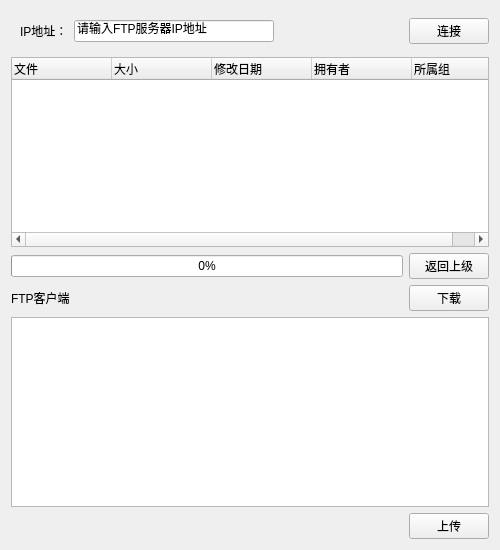
<?xml version="1.0" encoding="UTF-8"?>
<ui version="4.0">
 <class>Ftpserver</class>
 <widget class="QWidget" name="Ftpserver">
  <property name="geometry">
   <rect>
    <x>0</x>
    <y>0</y>
    <width>500</width>
    <height>550</height>
   </rect>
  </property>
  <property name="windowTitle">
   <string>Form</string>
  </property>
  <layout class="QGridLayout" name="gridLayout">
   <item row="0" column="0">
    <widget class="QWidget" name="widget" native="true">
     <layout class="QVBoxLayout" name="verticalLayout">
      <property name="leftMargin">
       <number>0</number>
      </property>
      <property name="topMargin">
       <number>0</number>
      </property>
      <property name="rightMargin">
       <number>0</number>
      </property>
      <property name="bottomMargin">
       <number>0</number>
      </property>
      <item>
       <widget class="QWidget" name="widget_3" native="true">
        <layout class="QVBoxLayout" name="verticalLayout_2">
         <property name="leftMargin">
          <number>0</number>
         </property>
         <property name="topMargin">
          <number>0</number>
         </property>
         <property name="rightMargin">
          <number>0</number>
         </property>
         <property name="bottomMargin">
          <number>0</number>
         </property>
         <item>
          <widget class="QWidget" name="widget_4" native="true">
           <layout class="QHBoxLayout" name="horizontalLayout_8">
            <property name="spacing">
             <number>10</number>
            </property>
            <property name="leftMargin">
             <number>0</number>
            </property>
            <property name="topMargin">
             <number>0</number>
            </property>
            <property name="rightMargin">
             <number>0</number>
            </property>
            <property name="bottomMargin">
             <number>0</number>
            </property>
            <item>
             <widget class="QWidget" name="widget_5" native="true">
              <layout class="QHBoxLayout" name="horizontalLayout_6">
               <item>
                <widget class="QLabel" name="label_2">
                 <property name="text">
                  <string>IP地址：</string>
                 </property>
                </widget>
               </item>
               <item>
                <widget class="QLineEdit" name="ftpServerLineEdit">
                 <property name="minimumSize">
                  <size>
                   <width>200</width>
                   <height>0</height>
                  </size>
                 </property>
                 <property name="text">
                  <string>请输入FTP服务器IP地址</string>
                 </property>
                </widget>
               </item>
              </layout>
             </widget>
            </item>
            <item>
             <spacer name="horizontalSpacer_3">
              <property name="orientation">
               <enum>Qt::Horizontal</enum>
              </property>
              <property name="sizeHint" stdset="0">
               <size>
                <width>40</width>
                <height>20</height>
               </size>
              </property>
             </spacer>
            </item>
            <item>
             <widget class="QPushButton" name="connectButton">
              <property name="text">
               <string>连接</string>
              </property>
             </widget>
            </item>
           </layout>
          </widget>
         </item>
        </layout>
       </widget>
      </item>
      <item>
       <widget class="QTreeWidget" name="fileList">
        <property name="selectionMode">
         <enum>QAbstractItemView::ExtendedSelection</enum>
        </property>
        <column>
         <property name="text">
          <string>文件</string>
         </property>
        </column>
        <column>
         <property name="text">
          <string>大小</string>
         </property>
        </column>
        <column>
         <property name="text">
          <string>修改日期</string>
         </property>
        </column>
        <column>
         <property name="text">
          <string>拥有者</string>
         </property>
        </column>
        <column>
         <property name="text">
          <string>所属组</string>
         </property>
        </column>
       </widget>
      </item>
      <item>
       <widget class="QWidget" name="widget_6" native="true">
        <layout class="QHBoxLayout" name="horizontalLayout">
         <property name="leftMargin">
          <number>0</number>
         </property>
         <property name="topMargin">
          <number>0</number>
         </property>
         <property name="rightMargin">
          <number>0</number>
         </property>
         <property name="bottomMargin">
          <number>0</number>
         </property>
         <item>
          <widget class="QProgressBar" name="progressBar">
           <property name="value">
            <number>0</number>
           </property>
          </widget>
         </item>
         <item>
          <widget class="QPushButton" name="cdToParentButton">
           <property name="text">
            <string>返回上级</string>
           </property>
          </widget>
         </item>
        </layout>
       </widget>
      </item>
      <item>
       <widget class="QWidget" name="widget_7" native="true">
        <layout class="QHBoxLayout" name="horizontalLayout_2">
         <property name="leftMargin">
          <number>0</number>
         </property>
         <property name="topMargin">
          <number>0</number>
         </property>
         <property name="rightMargin">
          <number>0</number>
         </property>
         <property name="bottomMargin">
          <number>0</number>
         </property>
         <item>
          <widget class="QLabel" name="label">
           <property name="text">
            <string>FTP客户端</string>
           </property>
          </widget>
         </item>
         <item>
          <spacer name="horizontalSpacer">
           <property name="orientation">
            <enum>Qt::Horizontal</enum>
           </property>
           <property name="sizeHint" stdset="0">
            <size>
             <width>40</width>
             <height>20</height>
            </size>
           </property>
          </spacer>
         </item>
         <item>
          <widget class="QPushButton" name="downloadButton">
           <property name="text">
            <string>下载</string>
           </property>
          </widget>
         </item>
        </layout>
       </widget>
      </item>
      <item>
       <widget class="QTreeView" name="treeView">
        <property name="selectionMode">
         <enum>QAbstractItemView::ExtendedSelection</enum>
        </property>
       </widget>
      </item>
      <item>
       <widget class="QWidget" name="widget_8" native="true">
        <layout class="QHBoxLayout" name="horizontalLayout_3">
         <property name="leftMargin">
          <number>0</number>
         </property>
         <property name="topMargin">
          <number>0</number>
         </property>
         <property name="rightMargin">
          <number>0</number>
         </property>
         <property name="bottomMargin">
          <number>0</number>
         </property>
         <item>
          <spacer name="horizontalSpacer_2">
           <property name="orientation">
            <enum>Qt::Horizontal</enum>
           </property>
           <property name="sizeHint" stdset="0">
            <size>
             <width>40</width>
             <height>20</height>
            </size>
           </property>
          </spacer>
         </item>
         <item>
          <widget class="QPushButton" name="uploadButton">
           <property name="text">
            <string>上传</string>
           </property>
          </widget>
         </item>
        </layout>
       </widget>
      </item>
     </layout>
    </widget>
   </item>
  </layout>
 </widget>
 <resources/>
 <connections/>
</ui>
